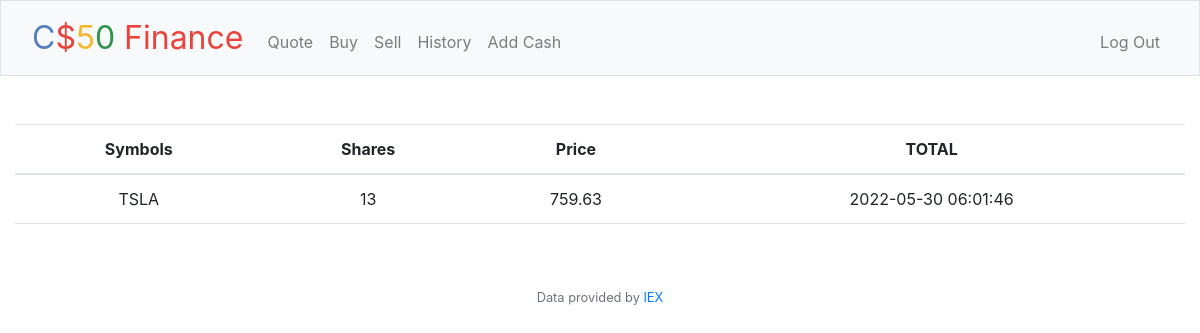
The app's page /history (signed in) with its own data.
### tables this page shows
CREATE TABLE 'transactions' ('id' INTEGER PRIMARY KEY AUTOINCREMENT NOT NULL, 'user_id' INTEGER, 'symbol' TEXT, 'shares' INTEGER, 'price' REAL, 'date' DATETIME);

### app.py (the view)
@app.route("/history")
@login_required
def history():
    user_id = session["user_id"]
    transactions_db = db.execute("SELECT * FROM transactions WHERE user_id = :id", id=user_id)
    return render_template("history.html", transactions = transactions_db)

### app.py (called while the page is built)
@app.after_request
def after_request(response):
    response.headers["Cache-Control"] = "no-cache, no-store, must-revalidate"
    response.headers["Expires"] = 0
    response.headers["Pragma"] = "no-cache"
    return response

### helpers.py (called while the page is built)
def login_required(f):
    @wraps(f)
    def decorated_function(*args, **kwargs):
        if session.get("user_id") is None:
            return redirect("/login")
        return f(*args, **kwargs)
    return decorated_function

### templates/history.html (shortened to what this page needs)
{% extends "layout.html" %}
{% block main %}
<table class="table">
  <thead>
    <tr>
      <th scope="col">Symbols</th>
      <th scope="col">Shares</th>
      <th scope="col">Price</th>
      <th scope="col">TOTAL</th>
    </tr>
    </thead>
    <tbody>
      {% for row in transactions %}
      <tr>
            <td>{{ row["symbol"] }}</td>
            <td>{{ row["shares"] }}</td>
            <td>{{ row["price"] }}</td>
            <td>{{ row["date"] }}</td>
      </tr>
      {% endfor %}
    </tbody>
  </table>
{% endblock %}

### records on screen
transactions: symbol "TSLA", shares "13", price "759.63", date "2022-05-30 06:01:46"
